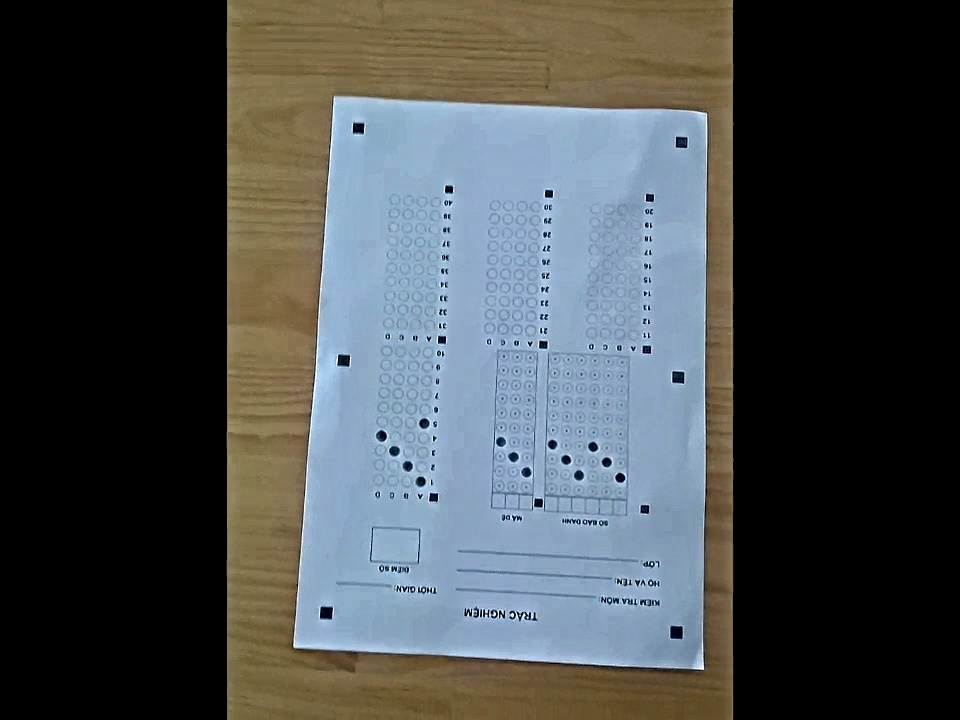
#> input picture data/temp_crops/temp_mcq.jpg, 960 x 720 px
$ python -i omr_processor.py   (imports and definitions only)
#> lines starting #> are read from the running program, lines starting #| are printed output that depends on the picture; after the words box and inside, x2 and y2 are one past the last pixel; in counts of white or black regions, pixels touching at a corner belong together
#> in process_image, img is the input picture: shape (720, 960, 3); mean B, G, R 76, 74.4, 69.6
import cv2
import numpy as np


class OMRProcessor:
    def __init__(self):
        self.PAPER_WIDTH_MM = 210.0
        self.PAPER_HEIGHT_MM = 297.0
        # 10 pixels per mm -> 2100 x 2970 image. High precision.
        self.PPM = 10
        self.warp_width = int(self.PAPER_WIDTH_MM * self.PPM)
        self.warp_height = int(self.PAPER_HEIGHT_MM * self.PPM)

        # Expected marker coordinates in mm
        # 6.5mm x 6.5mm squares at the corners
        self.MARKER_TL_MM = (11.0, 12.0)
        self.MARKER_TR_MM = (199.0, 12.0)
        self.MARKER_BL_MM = (11.0, 285.0)
        self.MARKER_BR_MM = (199.0, 285.0)

        self.MARKER_TL_PX = (int(self.MARKER_TL_MM[0] * self.PPM), int(self.MARKER_TL_MM[1] * self.PPM))
        self.MARKER_TR_PX = (int(self.MARKER_TR_MM[0] * self.PPM), int(self.MARKER_TR_MM[1] * self.PPM))
        self.MARKER_BL_PX = (int(self.MARKER_BL_MM[0] * self.PPM), int(self.MARKER_BL_MM[1] * self.PPM))
        self.MARKER_BR_PX = (int(self.MARKER_BR_MM[0] * self.PPM), int(self.MARKER_BR_MM[1] * self.PPM))

        # 9 Inner Alignment Markers (4.5x4.5 mm) for local distortion correction
        ans_1_10_y = 77.0
        bottom_y = ans_1_10_y + 6.5 + 9 * 8.0 + 9.5  # 165
        self.INNER_MARKERS_MM = [
            # Top row
            (28.5, 75.5), (86.5, 75.5), (144.5, 75.5),
            # Mid row
            (28.5, 163.5), (86.5, 163.5), (144.5, 163.5),
            # Bot row
            (28.5, bottom_y + 86.5), (86.5, bottom_y + 86.5), (144.5, bottom_y + 86.5)  # 251.5
        ]

    def detect_markers(self, image):
        """Find the 4 corner alignment markers."""
        gray = cv2.cvtColor(image, cv2.COLOR_BGR2GRAY)
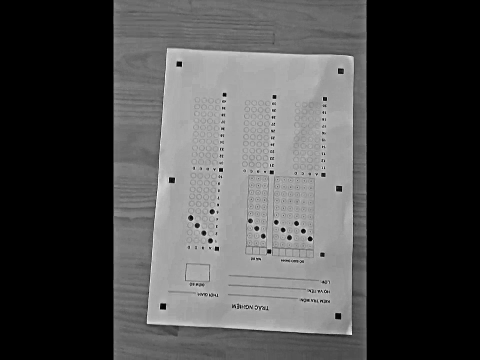
#> gray: shape (720, 960) (shown at 1/2 size); min 0, max 255, mean 73.1
        blurred = cv2.GaussianBlur(gray, (5, 5), 0)

        # Adaptive threshold to isolate dark features
        thresh = cv2.adaptiveThreshold(blurred, 255, cv2.ADAPTIVE_THRESH_GAUSSIAN_C,
                                       cv2.THRESH_BINARY_INV, 51, 15)
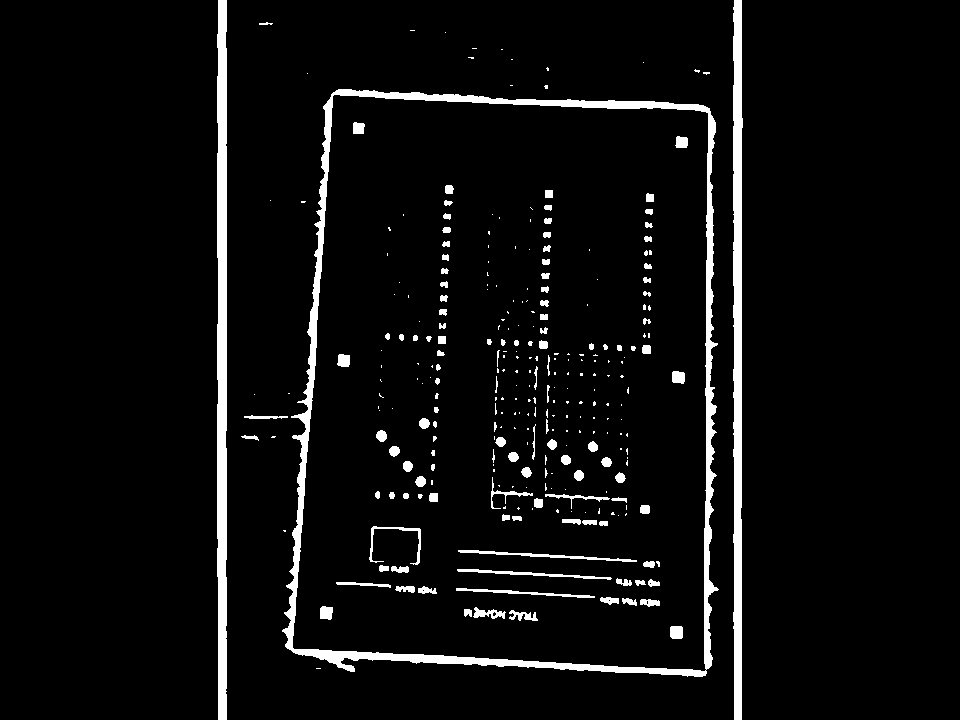
#> thresh: shape (720, 960); 5.1% white; 294 white regions (175 under 20 px)

        contours, _ = cv2.findContours(thresh, cv2.RETR_EXTERNAL, cv2.CHAIN_APPROX_SIMPLE)
#> contours = 26 contours, 21 with area under 20; largest, box (x1, y1, x2, y2) and area: (282, 89, 719, 677) 229875, (217, 0, 227, 720) 6076, (733, 0, 743, 720) 5306, (244, 415, 288, 419) 70, (241, 435, 259, 441) 34

        candidates = []
        for c in contours:
            area = cv2.contourArea(c)
            # A 6.5x6.5 marker is reasonably large. Depend on image size.
            if area < 100:
                continue

            x, y, w, h = cv2.boundingRect(c)
            aspect_ratio = float(w) / h

            # The markers are solid squares
            if 0.8 <= aspect_ratio <= 1.2:
                extent = area / (w * h)
                if extent > 0.75:  # Solid shape
                    # Add center of mass
                    M = cv2.moments(c)
                    if M["m00"] != 0:
                        cx = int(M["m10"] / M["m00"])
                        cy = int(M["m01"] / M["m00"])
                        candidates.append((cx, cy))
#> this loop made 26 passes
#> (area, x, y, w, h, aspect_ratio) on passes 10, 25, 26: (229875, 282, 89, 437, 588, 0.743), (5306, 733, 0, 10, 720, 0.0139), (6076, 217, 0, 10, 720, 0.0139)
#> after the loop, candidates = []

        if len(candidates) < 4:
            return None  # Not enough markers found

        # Select the 4 corners from candidates
        candidates = np.array(candidates)
        sums = candidates.sum(axis=1)
        diffs = np.diff(candidates, axis=1)  # y - x

        tl = candidates[np.argmin(sums)]
        br = candidates[np.argmax(sums)]
        tr = candidates[np.argmin(diffs)]  # lowest y - x -> largest x - y
        bl = candidates[np.argmax(diffs)]  # highest y - x -> smallest x - y

        return np.array([tl, tr, br, bl], dtype="float32")

    def align_document(self, image):
        src_pts = self.detect_markers(image)
        if src_pts is None:
            return None

        dst_pts = np.array([
            self.MARKER_TL_PX,
            self.MARKER_TR_PX,
            self.MARKER_BR_PX,
            self.MARKER_BL_PX
        ], dtype="float32")

        # Perspective transform
        M = cv2.getPerspectiveTransform(src_pts, dst_pts)
        warped = cv2.warpPerspective(image, M, (self.warp_width, self.warp_height))
        return warped

    def refine_inner_markers(self, thresh_warped):
        """Find the exact center of the 9 inner markers to build local offsets."""
        actual_markers = {}
        for (mx_mm, my_mm) in self.INNER_MARKERS_MM:
            mx = int(mx_mm * self.PPM)
            my = int(my_mm * self.PPM)

            # Search window of +/- 45 pixels (4.5 mm) around expected center
            search_radius = 45
            x1 = max(0, mx - search_radius)
            y1 = max(0, my - search_radius)
            x2 = min(thresh_warped.shape[1], mx + search_radius)
            y2 = min(thresh_warped.shape[0], my + search_radius)

            roi = thresh_warped[y1:y2, x1:x2]
            contours, _ = cv2.findContours(roi, cv2.RETR_EXTERNAL, cv2.CHAIN_APPROX_SIMPLE)

            best_c = None
            best_area = -1
            # Inner markers are 4.5mmx4.5mm => ~45x45 pixels = ~2000 area
            for c in contours:
                area = cv2.contourArea(c)
                # Filter by roughly matching the area
                if 500 < area < 4000:
                    best_c = c
                    best_area = area

            if best_c is not None:
                M = cv2.moments(best_c)
                if M["m00"] != 0:
                    cx = int(M["m10"] / M["m00"]) + x1
                    cy = int(M["m01"] / M["m00"]) + y1
                    actual_markers[(mx_mm, my_mm)] = (cx, cy)
                else:
                    actual_markers[(mx_mm, my_mm)] = (mx, my)  # fallback theoretical
            else:
                actual_markers[(mx_mm, my_mm)] = (mx, my)  # fallback theoretical

        return actual_markers

    def get_interpolated_center(self, x_mm, y_mm, actual_markers):
        """Interpolates precise pixel coords using the 9 inner bounding anchors."""
        anchor_xs = [28.5, 86.5, 144.5]
        best_x = min(anchor_xs, key=lambda xs: abs(xs - x_mm))

        anchor_ys = [75.5, 163.5, 251.5]

        # Calculate localized offsets dx, dy
        if y_mm <= anchor_ys[0]:
            am = actual_markers[(best_x, anchor_ys[0])]
            dx = am[0] - best_x * self.PPM
            dy = am[1] - anchor_ys[0] * self.PPM
        elif y_mm >= anchor_ys[2]:
            am = actual_markers[(best_x, anchor_ys[2])]
            dx = am[0] - best_x * self.PPM
            dy = am[1] - anchor_ys[2] * self.PPM
        else:
            if y_mm <= anchor_ys[1]:
                y_top = anchor_ys[0]
                y_bot = anchor_ys[1]
            else:
                y_top = anchor_ys[1]
                y_bot = anchor_ys[2]

            am_top = actual_markers[(best_x, y_top)]
            dx_top = am_top[0] - best_x * self.PPM
            dy_top = am_top[1] - y_top * self.PPM

            am_bot = actual_markers[(best_x, y_bot)]
            dx_bot = am_bot[0] - best_x * self.PPM
            dy_bot = am_bot[1] - y_bot * self.PPM

            # Linear interpolation based on Y distance
            t = (y_mm - y_top) / (y_bot - y_top)
            dx = dx_top + t * (dx_bot - dx_top)
            dy = dy_top + t * (dy_bot - dy_top)

        cx_px = int(x_mm * self.PPM + dx)
        cy_px = int(y_mm * self.PPM + dy)
        return cx_px, cy_px

    def get_bubble_density(self, thresh_img, cx_px, cy_px, radius_mm):
        r = int(radius_mm * self.PPM)

        # Create a circular mask
        mask = np.zeros(thresh_img.shape, dtype="uint8")
        cv2.circle(mask, (cx_px, cy_px), r, 255, -1)

        # Bitwise AND to get pixels inside bubble
        bubble = cv2.bitwise_and(thresh_img, thresh_img, mask=mask)

        # Count non-zero pixels area
        total = cv2.countNonZero(mask)
        filled = cv2.countNonZero(bubble)
        return filled / float(total) if total > 0 else 0

    def read_grid(self, thresh, actual_markers, x_start_mm, y_grid_mm, cols, rows=10, col_w=7.5, row_gap=8.0, r=2.7):
        """Read a grid of bubbles (0-9 vertical, cols horizontal)"""
        result = []
        for c in range(cols):
            best_val = -1
            best_digit = -1
            cx_mm = x_start_mm + c * col_w + col_w / 2

            for r_idx in range(rows):
                cy_mm = y_grid_mm + 3.5 + r_idx * row_gap

                # Get precisely interpolated pixel coordinates
                cx_px, cy_px = self.get_interpolated_center(cx_mm, cy_mm, actual_markers)

                density = self.get_bubble_density(thresh, cx_px, cy_px, r)

                # Minimum fill threshold (e.g. 40%)
                if density > 0.4 and density > best_val:
                    best_val = density
                    best_digit = r_idx

            if best_digit != -1:
                result.append(str(best_digit))
            else:
                result.append("?")  # Unread/blank
        return "".join(result)

    def read_answers(self, thresh, actual_markers):
        answers = {}
        # Configuration from generate_answer_sheet.py
        q1_10_x = 142.0
        ans_1_10_y = 77.0

        bottom_y = ans_1_10_y + 6.5 + 9 * 8.0 + 9.5
        col1_x = 26.0
        col3_x = q1_10_x
        col2_x = (col1_x + col3_x) / 2.0

        cols_config = [
            (q1_10_x, ans_1_10_y, 1, 10),
            (col1_x, bottom_y, 11, 10),
            (col2_x, bottom_y, 21, 10),
            (col3_x, bottom_y, 31, 10)
        ]

        choice_gap = 7.8
        row_gap_ans = 8.0
        bubble_r = 2.9
        choice_letters = ['A', 'B', 'C', 'D']

        for base_x, y_start, start_q, num_q in cols_config:
            bubble_start_x = base_x + 10.0

            for i in range(num_q):
                q_num = start_q + i
                row_y = y_start + 6.5 + i * row_gap_ans

                best_val = -1
                best_choice = None

                for j, letter in enumerate(choice_letters):
                    cx_mm = bubble_start_x + j * choice_gap
                    cy_mm = row_y

                    cx_px, cy_px = self.get_interpolated_center(cx_mm, cy_mm, actual_markers)
                    density = self.get_bubble_density(thresh, cx_px, cy_px, bubble_r)

                    if density > 0.35 and density > best_val:
                        best_val = density
                        best_choice = letter

                answers[q_num] = best_choice

        return answers

    # [17 lines left out: function grade_answers, not called in this run]

    def draw_feedback(self, warped, sbd, ma_de, answers, details, answer_key, actual_markers):
        output = warped.copy()

        # Helper to draw circles
        # [5 lines left out: function highlight_bubble, not called in this run]

        # Configs
        q1_10_x = 142.0
        ans_1_10_y = 77.0
        bottom_y = ans_1_10_y + 6.5 + 9 * 8.0 + 9.5
        col1_x = 26.0
        col3_x = q1_10_x
        col2_x = (col1_x + col3_x) / 2.0
        cols_config = [
            (q1_10_x, ans_1_10_y, 1, 10),
            (col1_x, bottom_y, 11, 10),
            (col2_x, bottom_y, 21, 10),
            (col3_x, bottom_y, 31, 10)
        ]
        choice_gap = 7.8
        row_gap_ans = 8.0
        bubble_r = 2.9
        choice_letters = ['A', 'B', 'C', 'D']

        # Draw answers feedback
        if answer_key:
            for base_x, y_start, start_q, num_q in cols_config:
                bubble_start_x = base_x + 10.0
                for i in range(num_q):
                    q_num = start_q + i
                    row_y = y_start + 6.5 + i * row_gap_ans

                    detail = details.get(q_num)
                    if not detail:
                        continue

                    user = detail['user']
                    exp = detail['expected']

                    # Draw user's mark
                    if user:
                        idx = choice_letters.index(user)
                        cx = bubble_start_x + idx * choice_gap
                        if detail['correct']:
                            # Green for correct
                            highlight_bubble(cx, row_y, bubble_r, (0, 200, 0), 4)
                        else:
                            # Red for wrong
                            cx_p, cy_p, r_p = highlight_bubble(cx, row_y, bubble_r, (0, 0, 255), 4)
                            # Cross out wrong
                            cv2.line(output, (cx_p - r_p, cy_p - r_p), (cx_p + r_p, cy_p + r_p), (0, 0, 255), 3)
                            cv2.line(output, (cx_p - r_p, cy_p + r_p), (cx_p + r_p, cy_p - r_p), (0, 0, 255), 3)

                    # Highlight expected answer if wrong or missed
                    if not detail['correct'] or user is None:
                        if exp:
                            idx = choice_letters.index(exp)
                            cx = bubble_start_x + idx * choice_gap
                            highlight_bubble(cx, row_y, bubble_r, (255, 0, 0), 3)  # Blue for expected

        # (Đã ẩn việc in SBD, Mã Đề và Điểm số lên ảnh theo yêu cầu)

        return output

    def process_image(self, image_path, answer_key=None, answer_key_db=None):
        img = cv2.imread(image_path)
        if img is None:
            raise FileNotFoundError(f"Could not load {image_path}")

        warped = self.align_document(img)
        if warped is None:
            print("Warning: Could not align document. Using original image.")
            warped = cv2.resize(img, (self.warp_width, self.warp_height))
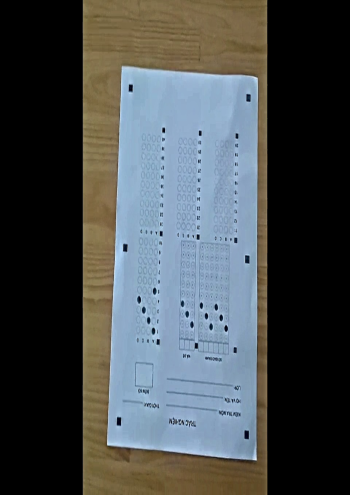
#> warped: shape (2970, 2100, 3) (shown at 1/6 size); mean B, G, R 75.9, 74.3, 69.5

        # Threshold for bubble density check and inner marker detection
        gray = cv2.cvtColor(warped, cv2.COLOR_BGR2GRAY)
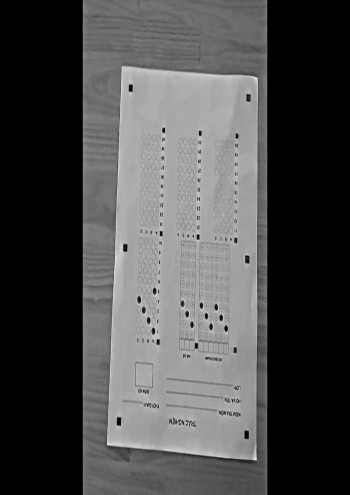
#> gray: shape (2970, 2100) (shown at 1/6 size); min 0, max 254, mean 73.1
        # Binarize with adaptive threshold. Inverse so bubbles and markers are White.
        thresh = cv2.adaptiveThreshold(gray, 255, cv2.ADAPTIVE_THRESH_GAUSSIAN_C,
                                       cv2.THRESH_BINARY_INV, 51, 15)
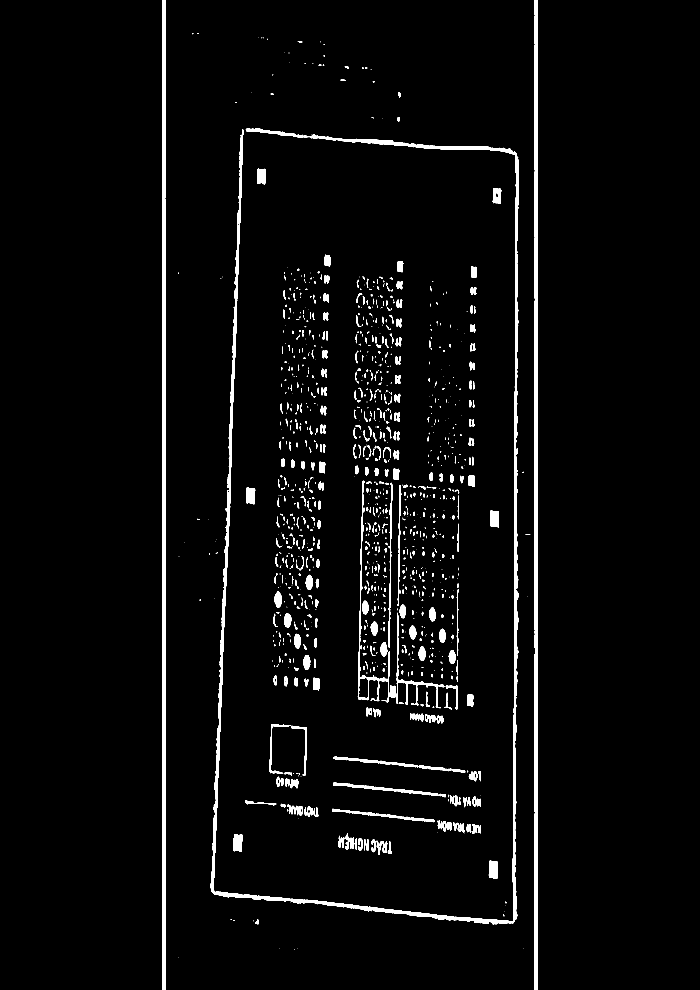
#> thresh: shape (2970, 2100) (shown at 1/3 size); 3.1% white; 1222 white regions (625 under 20 px), largest, box (x1, y1, x2, y2) and area: (631, 385, 1557, 2774) 50439, (486, 0, 496, 2970) 26727, (1604, 0, 1614, 2970) 26223

        # Refine coords using 9 inner markers
        actual_markers = self.refine_inner_markers(thresh)
#> the loop in refine_inner_markers, `for (mx_mm, my_mm) in self.INNER_MARKERS_MM:` made 9 passes
#> contours on pass 3: [[[15, 89], [17, 89]]]
#> after the loop in refine_inner_markers, `for (mx_mm, my_mm) in self.INNER_MARKERS_MM:`:
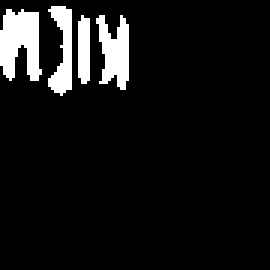
#> roi: shape (90, 90) (shown 3 times larger); 8% white; 4 white regions, box (x1, y1, x2, y2) and area: (0, 3, 14, 27) 243, (32, 5, 43, 30) 179, (16, 2, 24, 32) 144, (26, 5, 30, 28) 85
#> after the loop in refine_inner_markers, `for (mx_mm, my_mm) in self.INNER_MARKERS_MM:`: actual_markers = 9 items
#> actual_markers = 9 items

        sbd = self.read_grid(thresh, actual_markers, x_start_mm=38.25, y_grid_mm=80.0, cols=6)
#> the loop in read_grid, `for c in range(cols):` made 6 passes
#> pass 2, in get_bubble_density (call 11), `bubble = cv2.bitwise_and(thresh_img, thresh_img, mask=mask)`:
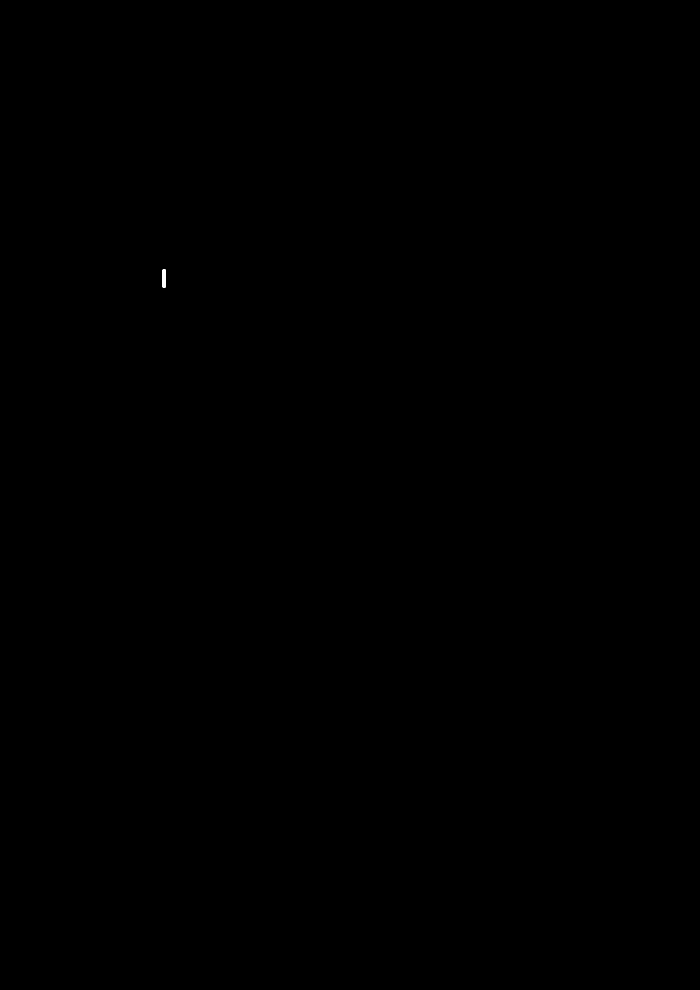
#> bubble: shape (2970, 2100) (shown at 1/3 size); 0.01% white; 1 white region, box (x1, y1, x2, y2) and area: (487, 808, 496, 863) 477
        ma_de = self.read_grid(thresh, actual_markers, x_start_mm=89.75, y_grid_mm=80.0, cols=3)
        answers = self.read_answers(thresh, actual_markers)

        score = 0
        details = {}

        active_key = answer_key
        if answer_key_db is not None:
            if ma_de in answer_key_db:
                active_key = answer_key_db[ma_de]
            else:
                active_key = None

        if active_key:
            score, details = self.grade_answers(answers, active_key)

        annotated = self.draw_feedback(warped, sbd, ma_de, answers, details, active_key, actual_markers)

        return {
            'sbd': sbd,
            'ma_de': ma_de,
            'answers': answers,
            'score': score,
            'details': details,
            'annotated_image': annotated
        }


# [2 lines not run here, left out]

>>> result = OMRProcessor().process_image('../../data/temp_crops/temp_mcq.jpg')
